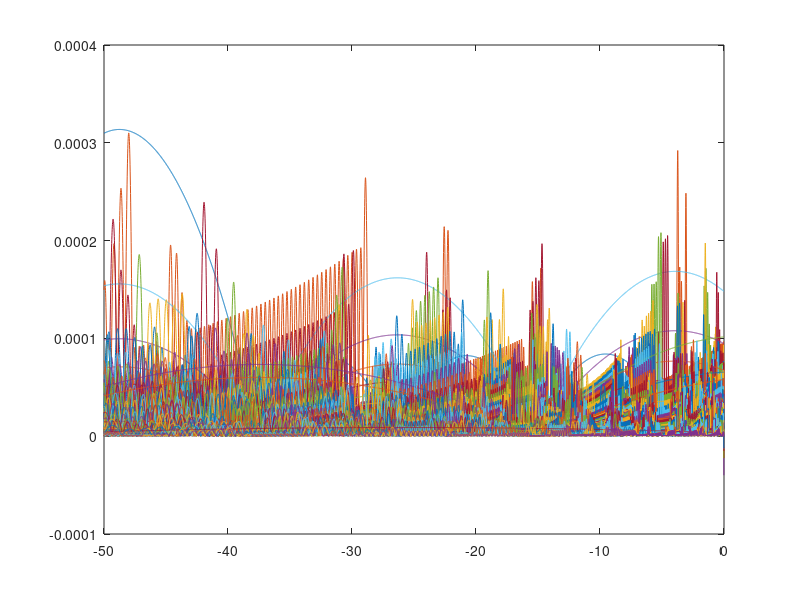

Write MATLAB code to recreate this figure.
theta_o= 0;

for theta_m = [0.05:0.05:0.95]
    
    porosity = 1 - theta_o - theta_m;
    
    c_w = 4.2e6;
    c_i = 1.9e6;
    c_m = 2e6;
    c_o = 2.5e6;
    L_sl = 3.34e8;
    T0=273.15;
    beta_interface = 1./3;
    
    T_min = -60;
    sat_waterIce_min = 0.005;
    
    alpha = 8e-4; %(Pa^-1) this is not the same alpha as we have used, it is the conversion form 1/m to 1Pa (factor 10-4) 
    m=0.19;
    
    
    alpha = 1.11e-4;
    n=1.48;
%     alpha = 4e-4;
%     n=2;
%     alpha = 1.49e-4;
%     n=1.25;
    m=1-1./n;
    
    % sat_waterIce_list = [0.2; 0.5; 1];
    T=[-60:0.01:0]';
    
      n=1./(1-m);  

    
    % for i=1:3
    %     sat_waterIce = sat_waterIce_list(i)
    sat_waterIce_list = [0.005;0.05; 0.5; 0.8; 1] %[0.01:0.01:1];
    for i=1:size(sat_waterIce_list,1)  
        
        sat_waterIce = sat_waterIce_list(i);
        %sat_waterIce=0.05;
        
        %matrix water pressure in unfrozen state
        mwp0 = 1./alpha .* ((sat_waterIce.^(-1./m)-1)).^(1./n);
        
        %matrix water potential
        mpw = -L_sl.*T./T0 .*beta_interface .* double(T<0) + mwp0;
        
        %freeze curve
        sat_water = double(mpw>0) .* (1+(alpha.*mpw).^n).^(-m) + double(mpw<=0);
        sat_ice = sat_waterIce-sat_water;
        % plot(T,sat_water)
        % hold on
        
        %energy
        energy = T.* (theta_m .* c_m + theta_o .* c_o + porosity .* sat_waterIce .* (c_w .* double(T>=0)+ c_i.* double(T<0)));
        energy = energy - double(T<0) .* L_sl .* porosity .* (sat_waterIce - sat_water);
        
        %   plot(energy, T)
        
        
        C0 = theta_m .* c_m + theta_o .* c_o + porosity .* sat_waterIce .* c_i;
        X = -L_sl./ T0 .* beta_interface;
        L0 = porosity.* L_sl;
        
        %dimensionless quantities computed from the "true" quantities
        E_prime = energy ./ L0 + sat_waterIce + C0 .* mwp0 ./ X./ L0; %conversion of energy to E_prime (dimensionless)
        T_prime = alpha .* (X .* T + mwp0); %conversion of temperature to T_prime (dimensionless)
        
        
        %This is the second parameter in dimensionless equation 
        gamma = C0 ./ alpha ./ X ./ L0 ;
        
        T_acc = 0;
        
%         for ind=-1:2:1
%             
%             gamma = gamma0 ;%+ ind.*3.7e-6 /100 ;
        %dimensionless quantities computed from the dimensionless equation

        T_prime_max = alpha .* X .* T_min + ((sat_waterIce_min.^(-1./m)-1)).^(1./n);
        E_prime_min = gamma .* T_prime_max + (1 + T_prime_max.^n).^(-m);
        
        T_prime_max = T_prime_max ;
        E_prime_min = E_prime_min ;
        
        %start with 0 and T_prime_max divided in something like 2^10 segments,
        %then subdivide them by two, calculate the interpolated and the real
        %point, and throw out the 2^10 points for which the interpolation
        %performs best
        %, 
%         LUT_size = 2.^10;
%         
%         target_delta_E = -1;%-(1 - E_prime_min) ./ LUT_size;
%         
% 
%         T_prime2 = [1e-1; 0];
%         E_prime2 = [gamma .* T_prime2(1) + (1 + T_prime2(1).^n).^(-m); 1];
%          while E_prime2(1) > E_prime_min
%            dE_dT = gamma - m.*(1 + T_prime(1).^n).^(-m-1) .* n .* T_prime(1).^(n-1);
%            T_prime2_projected = T_prime2(1) + target_delta_E ./ dE_dT;
%            E_prime2_projected = gamma .* T_prime2_projected + (1 + T_prime2_projected.^n).^(-m);
%            %residual = (E_prime2_projected - E_prime2(1)) ./ target_delta_E;
%            deltaE_deltaT = (E_prime2_projected - E_prime2(1)) ./ (T_prime2_projected - T_prime2(1));
%            tolerance = abs((dE_dT - deltaE_deltaT) ./ dE_dT);
%            if tolerance > 0.01
%                target_delta_E = target_delta_E ./2;
%            elseif tolerance < 0.001
%                target_delta_E = target_delta_E .*2;
%            else
%             T_prime2 = [T_prime2_projected; T_prime2];
%             E_prime2 = [E_prime2_projected; E_prime2];
%             wjdfjhwe
%            end
%             
%          end
        
        LUT_size = 2.^10;

        T_prime2 = linspace(T_prime_max, 0, LUT_size+1)';
        E_prime2 = gamma .* T_prime2 + (1 + T_prime2.^n).^(-m);


        for count = 1:15
%             plot(E_prime2)
%             hold on
            %add points
            add_points_T =[(T_prime2(1:end-1,1) + T_prime2(2:end,1))./2  (3.*T_prime2(1:end-1,1) + T_prime2(2:end,1))./4 (T_prime2(1:end-1,1) + 3.*T_prime2(2:end,1))./4];%midpoints in T
            add_points_E = gamma .* add_points_T + (1 + add_points_T.^n).^(-m);
            
            delta_E_prime2 = repmat(E_prime2(2:end,1) - E_prime2(1:end-1,1), 1, 3) ;
            delta_T_prime2 = repmat(T_prime2(2:end,1) - T_prime2(1:end-1,1), 1, 3);
            add_points_T_interp = repmat(T_prime2(1:end-1),1,3) + (add_points_E - repmat(E_prime2(1:end-1),1,3)) ./ delta_E_prime2 .* delta_T_prime2;
            
            add_points_T = add_points_T(:);
            add_points_E = add_points_E(:);
            mismatch = abs(add_points_T_interp(:) - add_points_T);
            [~,sort_index]=sort(mismatch);
            sort_index=sort_index(end-size(sort_index,1)./3+1:end,1);
            T_prime2 = [T_prime2; add_points_T(sort_index,1)];
            E_prime2 = [E_prime2; add_points_E(sort_index,1)];
            [T_prime2, sort_index] = sort(T_prime2,'descend');
            E_prime2=E_prime2(sort_index,1);
            
            %reduce points
            reduce_points_T = [T_prime2(2:4:end-3,1) T_prime2(3:4:end-2,1) T_prime2(4:4:end-1,1)];
            reduce_points_E = [E_prime2(2:4:end-3,1) E_prime2(3:4:end-2,1) E_prime2(4:4:end-1,1)];
            T_prime2 = T_prime2(1:4:end,1);
            E_prime2 = E_prime2(1:4:end,1);
            
            delta_E_prime2 = repmat(E_prime2(2:end,1) - E_prime2(1:end-1,1), 1, 3) ;
            delta_T_prime2 = repmat(T_prime2(2:end,1) - T_prime2(1:end-1,1), 1, 3);
            reduce_points_T_interp = repmat(T_prime2(1:end-1),1,3) + (reduce_points_E - repmat(E_prime2(1:end-1),1,3)) ./ delta_E_prime2 .* delta_T_prime2;
            
            reduce_points_T = reduce_points_T(:);
            reduce_points_E = reduce_points_E(:);
            mismatch = abs(reduce_points_T_interp(:) - reduce_points_T);
            [~,sort_index]=sort(mismatch);
            sort_index=sort_index(end-size(sort_index,1)./3+1:end,1);
            T_prime2 = [T_prime2; reduce_points_T(sort_index,1)];
            E_prime2 = [E_prime2; reduce_points_E(sort_index,1)];
            [T_prime2, sort_index] = sort(T_prime2,'descend');
            E_prime2 = E_prime2(sort_index,1);
            
        end

        
%         plot(E_prime2, T_prime2,'+')

% 
%         
%                 real_points = T_prime2(2:2:end-1,1);
%                 mismatch = abs(interp_points - real_points);
%                 [~,sort_index]=sort(mismatch);
%                 max_error=[max_error; max(mismatch)];
%                 %reduce
%                 %delete_index = sort_index(end-LUT_size./4+1:end,1) .* 2;
%                 delete_index = sort_index(1:LUT_size./4,1) .* 2;
%                 T_prime2(delete_index,:) = [];
%                 E_prime2 = gamma .* T_prime2 + (1 + T_prime2.^n).^(-m);
%             %end
%             %expand
%             T_prime2_fill = (T_prime2(1:end-1,1)+T_prime2(2:end,1))./2;
%             E_prime2_fill = gamma .* T_prime2_fill + (1 + T_prime2_fill.^n).^(-m);
%             E_prime2_new = zeros(LUT_size+1,1);
%             T_prime2_new = zeros(LUT_size+1,1);
%             
%             E_prime2_new(1:2:end,1) = E_prime2;
%             E_prime2_new(2:2:end-1,1) = E_prime2_fill;
%             T_prime2_new(1:2:end,1) = T_prime2;
%             T_prime2_new(2:2:end-1,1) = T_prime2_fill;
%             
%             T_prime2 = T_prime2_new;
%             E_prime2 = E_prime2_new;

%             plot(E_prime2)
%             hold on
        %end
%         max_error=[];
%         
%         for ind=1:20
%             for iter = 1:2
%                 interp_points_T =(T_prime2(1:2:end-2,1) + T_prime2(3:2:end,1))./2;
%                 real_points = T_prime2(2:2:end-1,1);
%                 mismatch = abs(interp_points - real_points);
%                 [~,sort_index]=sort(mismatch);
%                 max_error=[max_error; max(mismatch)];
%                 %reduce
%                 %delete_index = sort_index(end-LUT_size./4+1:end,1) .* 2;
%                 delete_index = sort_index(1:LUT_size./4,1) .* 2;
%                 T_prime2(delete_index,:) = [];
%                 E_prime2 = gamma .* T_prime2 + (1 + T_prime2.^n).^(-m);
%             end
%             %expand
%             T_prime2_fill = (T_prime2(1:end-1,1)+T_prime2(2:end,1))./2;
%             E_prime2_fill = gamma .* T_prime2_fill + (1 + T_prime2_fill.^n).^(-m);
%             E_prime2_new = zeros(LUT_size+1,1);
%             T_prime2_new = zeros(LUT_size+1,1);
%             
%             E_prime2_new(1:2:end,1) = E_prime2;
%             E_prime2_new(2:2:end-1,1) = E_prime2_fill;
%             T_prime2_new(1:2:end,1) = T_prime2;
%             T_prime2_new(2:2:end-1,1) = T_prime2_fill;
%             
%             T_prime2 = T_prime2_new;
%             E_prime2 = E_prime2_new;
% 
% %             plot(E_prime2)
% %             hold on
%         end
        
        
%         LUT_size = 2.^18+1;
%         E_prime3 = linspace(E_prime2_min, 1, LUT_size);
%         
%         T_prime3 = interp1(E_prime2, T_prime2, E_prime3);


        
%         curvature = -m.*(-m-1).*(1+T_prime2.^n).^(-m-2) .* n.* T_prime2.^(n-1) .* n.* T_prime2.^(n-1) + -m.*(1+T_prime2.^n).^(-m-1).*n.*(n-1).*T_prime2.^(n-2);
%         index=size(curvature,1);
%         while abs(curvature(index,1))<2.5e-12
%             index=index-1;
%         end
%         index2=size(curvature,1);
%         while abs(curvature(index2,1))<2.5e-9
%             index2=index2-1;
%         end
% 
%         E_range1 = E_prime2(index);
%         E_range2 = E_prime2(index2);
%         LUT_size=2.^16;
%         if E_range1~=E_prime2_min
%             E_prime3 = linspace(E_prime2_min, E_range1, LUT_size+1);
%             E_prime3 = E_prime3(1:end-1);
%         else
%             E_prime3 = [];
%         end
%         E_prime3 = [E_prime3 linspace(E_range1, E_range2, LUT_size)];
%         E_prime3 = E_prime3(1:end-1);        
%         E_prime3 = [E_prime3 linspace(E_range2, 1, 2.*LUT_size)];
%         T_prime3 = interp1(E_prime2, T_prime2, E_prime3);
        
        
        
        %Plot the two on top of each other in "prime space"
%         plot(E_prime2, T_prime2)
%         
%         % figure
% %          on
%         plot(E_prime3, T_prime3)
%         
%         plot(E_prime2, T_prime2, '+')
%         hold on
%         plot(E_prime, T_prime)
%         

        %---------------interpolate and test
        test_T = [-50:0.01:-0.01];
        
        mpw_test = -L_sl.*test_T./T0 .*beta_interface .* double(test_T<0) + mwp0;
        sat_water_test = double(mpw_test>0) .* (1+(alpha.*mpw_test).^n).^(-m) + double(mpw_test<=0);
        sat_ice_test = sat_waterIce - sat_water_test;
        energy_test = test_T.* (theta_m .* c_m + theta_o .* c_o + porosity .* sat_waterIce .* (c_w .* double(test_T>=0)+ c_i.* double(test_T<0)));
        energy_test = energy_test - double(test_T<0) .* L_sl .* porosity .* (sat_waterIce - sat_water_test);
        E_prime_test = energy_test ./ L0 + sat_waterIce + C0 .* mwp0 ./ X./ L0; 
        
%         pos = (E_prime_test - 1) ./  (E_prime3(1)- E_prime3(2));
        T_prime_test = interp1(E_prime2, T_prime2, E_prime_test, 'linear');
        
        T_test = (T_prime_test ./ alpha - mwp0) ./ X;

%         T_acc = T_acc + T_test;
%         end
        
         plot(test_T, test_T - T_test)
         hold on
        
    end
end

% porosity_max = 0.95;
% gamma_max =  ((1-porosity_max).* c_o ) ./ alpha ./ X ./ (porosity_max.* L_sl);
% log(-gamma_max)
% porosity_min = 0.05;
% gamma_min =  ((1-porosity_min).* c_m  + c_i) ./ alpha ./ X ./ (porosity_min.* L_sl);
% log(-gamma_min)


%




% end

%  plot(energy, sat_water)



% B = sat_water./(1-sat_ice);
% P_cgl = 1./alpha .* ((B.^(-1./m)-1)).^(1./n);
% P_csl = -L_sl.*T./T0 .*double(T<0);

% get_E(-10)
%
%
%
% fsolve(@get_E, -15)
% 
% function energy = get_E(T)
% 
% porosity = 0.5;
% alpha = 8e-4; %(Pa^-1)
% m=0.19;
% L_sl = 3.34e8;
% T0=273.15;
% 
% alpha = 1.11e-4;
% n=1.48;
% m=1-1./n;
% 
% % sat_waterIce_list = [0.2; 0.5; 1];
% 
% 
% n=1./(1-m);
% 
% % for i=1:3
% %     sat_waterIce = sat_waterIce_list(i)
% 
% sat_waterIce = 0.5;
% A = -L_sl.*T./T0 ./3 .*double(T<0) + 1./alpha .* ((sat_waterIce.^(-1./m)-1)).^(1./n);
% 
% sat_water = double(A>0) .* (1+(alpha.*A).^n).^(-m) + double(A<=0);
% sat_ice = sat_waterIce-sat_water;
% 
% 
% energy = T.* (porosity .* 2e6 + (1-porosity) .* sat_waterIce .* (4.2e6 .* double(T>=0)+ 1.9e6.* double(T<0)));
% energy = energy - double(T<0) .* 3.34e8 .* (1-porosity) .* sat_ice;
% 
% energy= energy +8.9414e+07;
% end